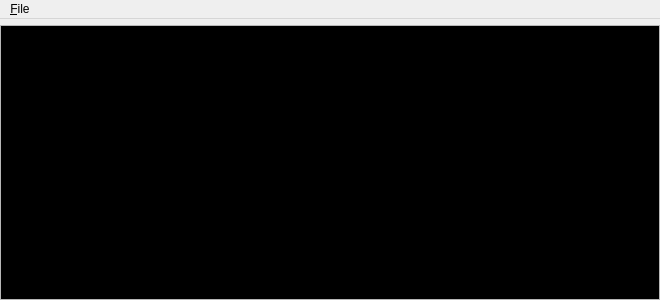
<?xml version="1.0" encoding="UTF-8"?>
<ui version="4.0">
 <class>LocalServerOutputView</class>
 <widget class="QWidget" name="LocalServerOutputView">
  <property name="geometry">
   <rect>
    <x>0</x>
    <y>0</y>
    <width>660</width>
    <height>300</height>
   </rect>
  </property>
  <property name="windowTitle">
   <string>NetMauMau server output</string>
  </property>
  <property name="windowIcon">
   <iconset resource="icons.qrc">
    <normaloff>:/nmm_qt_client.png</normaloff>:/nmm_qt_client.png</iconset>
  </property>
  <layout class="QVBoxLayout" name="verticalLayout">
   <property name="margin">
    <number>0</number>
   </property>
   <item>
    <widget class="QMenuBar" name="menu">
     <widget class="QMenu" name="menu_File">
      <property name="title">
       <string>&amp;File</string>
      </property>
      <addaction name="actionSettings"/>
      <addaction name="separator"/>
      <addaction name="actionClose"/>
     </widget>
     <addaction name="menu_File"/>
    </widget>
   </item>
   <item>
    <widget class="QPlainTextEdit" name="log">
     <property name="palette">
      <palette>
       <active>
        <colorrole role="Text">
         <brush brushstyle="SolidPattern">
          <color alpha="255">
           <red>0</red>
           <green>192</green>
           <blue>0</blue>
          </color>
         </brush>
        </colorrole>
        <colorrole role="Base">
         <brush brushstyle="SolidPattern">
          <color alpha="255">
           <red>0</red>
           <green>0</green>
           <blue>0</blue>
          </color>
         </brush>
        </colorrole>
       </active>
       <inactive>
        <colorrole role="Text">
         <brush brushstyle="SolidPattern">
          <color alpha="255">
           <red>0</red>
           <green>192</green>
           <blue>0</blue>
          </color>
         </brush>
        </colorrole>
        <colorrole role="Base">
         <brush brushstyle="SolidPattern">
          <color alpha="255">
           <red>0</red>
           <green>0</green>
           <blue>0</blue>
          </color>
         </brush>
        </colorrole>
       </inactive>
       <disabled>
        <colorrole role="Text">
         <brush brushstyle="SolidPattern">
          <color alpha="255">
           <red>169</red>
           <green>167</green>
           <blue>167</blue>
          </color>
         </brush>
        </colorrole>
        <colorrole role="Base">
         <brush brushstyle="SolidPattern">
          <color alpha="255">
           <red>244</red>
           <green>244</green>
           <blue>244</blue>
          </color>
         </brush>
        </colorrole>
       </disabled>
      </palette>
     </property>
     <property name="undoRedoEnabled">
      <bool>false</bool>
     </property>
     <property name="lineWrapMode">
      <enum>QPlainTextEdit::NoWrap</enum>
     </property>
     <property name="readOnly">
      <bool>true</bool>
     </property>
     <property name="centerOnScroll">
      <bool>false</bool>
     </property>
    </widget>
   </item>
  </layout>
  <action name="actionClose">
   <property name="icon">
    <iconset theme="window-close"/>
   </property>
   <property name="text">
    <string>&amp;Close</string>
   </property>
   <property name="toolTip">
    <string>Close window</string>
   </property>
  </action>
  <action name="actionSettings">
   <property name="icon">
    <iconset theme="preferences-other"/>
   </property>
   <property name="text">
    <string>&amp;Settings...</string>
   </property>
  </action>
 </widget>
 <resources>
  <include location="icons.qrc"/>
 </resources>
 <connections>
  <connection>
   <sender>actionClose</sender>
   <signal>activated()</signal>
   <receiver>LocalServerOutputView</receiver>
   <slot>close()</slot>
   <hints>
    <hint type="sourcelabel">
     <x>-1</x>
     <y>-1</y>
    </hint>
    <hint type="destinationlabel">
     <x>329</x>
     <y>149</y>
    </hint>
   </hints>
  </connection>
 </connections>
</ui>
